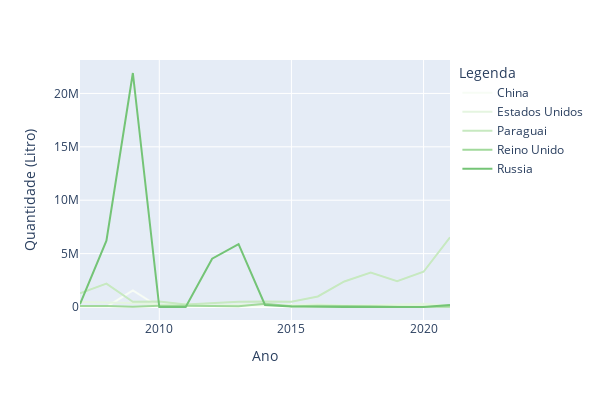

The code cell stored with this chart in its notebook:
### Code cell
fig_evolucao_valores_top_5_line = px.line(
    data_frame = evolucao_top_5, 
    x = 'ano', 
    y = 'quantidade_exportacao',
    color = 'pais',
    color_discrete_sequence=px.colors.sequential.Greens,
    labels={
        'pais': 'País',
        'quantidade_exportacao': 'Quantidade (Litro)',
        'ano': 'Ano'
    }
)
fig_evolucao_valores_top_5_line.update_layout(
    title = '', 
    legend_title = 'Legenda',
    width=600,
    height=400
)

### Figure 1 — Plotly figure (JSON) as saved in the notebook; plotly's stock layout.template omitted (floating-point values rounded to 4 significant figures)
{"data": [{"hovertemplate": "País=China<br>Ano=%{x}<br>Quantidade (Litro)=%{y}<extra></extra>", "legendgroup": "China", "line": {"color": "rgb(247,252,245)", "dash": "solid"}, "marker": {"symbol": "circle"}, "mode": "lines", "name": "China", "orientation": "v", "showlegend": true, "type": "scatter", "x": [2007, 2008, 2009, 2010, 2011, 2012, 2013, 2014, 2015, 2016, 2017, 2018, 2019, 2020, 2021], "xaxis": "x", "y": [7638, 8689, 1553416, 795, 54156, 87905, 40929, 64040, 47609, 134106, 67594, 30835, 129852, 122253, 61884], "yaxis": "y"}, {"hovertemplate": "País=Estados Unidos<br>Ano=%{x}<br>Quantidade (Litro)=%{y}<extra></extra>", "legendgroup": "Estados Unidos", "line": {"color": "rgb(229,245,224)", "dash": "solid"}, "marker": {"symbol": "circle"}, "mode": "lines", "name": "Estados Unidos", "orientation": "v", "showlegend": true, "type": "scatter", "x": [2007, 2008, 2009, 2010, 2011, 2012, 2013, 2014, 2015, 2016, 2017, 2018, 2019, 2020, 2021], "xaxis": "x", "y": [479269, 443895, 372319, 228968, 306787, 146585, 245368, 222267, 195896, 258072, 132688, 169109, 209765, 300178, 111085], "yaxis": "y"}, {"hovertemplate": "País=Paraguai<br>Ano=%{x}<br>Quantidade (Litro)=%{y}<extra></extra>", "legendgroup": "Paraguai", "line": {"color": "rgb(199,233,192)", "dash": "solid"}, "marker": {"symbol": "circle"}, "mode": "lines", "name": "Paraguai", "orientation": "v", "showlegend": true, "type": "scatter", "x": [2007, 2008, 2009, 2010, 2011, 2012, 2013, 2014, 2015, 2016, 2017, 2018, 2019, 2020, 2021], "xaxis": "x", "y": [1285459, 2191901, 486927, 510989, 240168, 354824, 481564, 521847, 495428, 985739, 2393468, 3234168, 2419537, 3299013, 6522527], "yaxis": "y"}, {"hovertemplate": "País=Reino Unido<br>Ano=%{x}<br>Quantidade (Litro)=%{y}<extra></extra>", "legendgroup": "Reino Unido", "line": {"color": "rgb(161,217,155)", "dash": "solid"}, "marker": {"symbol": "circle"}, "mode": "lines", "name": "Reino Unido", "orientation": "v", "showlegend": true, "type": "scatter", "x": [2007, 2008, 2009, 2010, 2011, 2012, 2013, 2014, 2015, 2016, 2017, 2018, 2019, 2020, 2021], "xaxis": "x", "y": [84613, 100097, 30092, 123624, 122629, 82937, 59161, 305807, 68382, 117044, 60711, 67708, 34295, 22913, 25316], "yaxis": "y"}, {"hovertemplate": "País=Russia<br>Ano=%{x}<br>Quantidade (Litro)=%{y}<extra></extra>", "legendgroup": "Russia", "line": {"color": "rgb(116,196,118)", "dash": "solid"}, "marker": {"symbol": "circle"}, "mode": "lines", "name": "Russia", "orientation": "v", "showlegend": true, "type": "scatter", "x": [2007, 2008, 2009, 2010, 2011, 2012, 2013, 2014, 2015, 2016, 2017, 2018, 2019, 2020, 2021], "xaxis": "x", "y": [266400, 6207658, 21912914, 0, 0, 4528176, 5893291, 190656, 47664, 0, 0, 0, 0, 1463, 181931], "yaxis": "y"}], "layout": {"height": 400, "legend": {"title": {"text": "Legenda"}, "tracegroupgap": 0}, "margin": {"t": 60}, "title": {"text": ""}, "width": 600, "xaxis": {"anchor": "y", "domain": [0, 1], "title": {"text": "Ano"}}, "yaxis": {"anchor": "x", "domain": [0, 1], "title": {"text": "Quantidade (Litro)"}}}}
